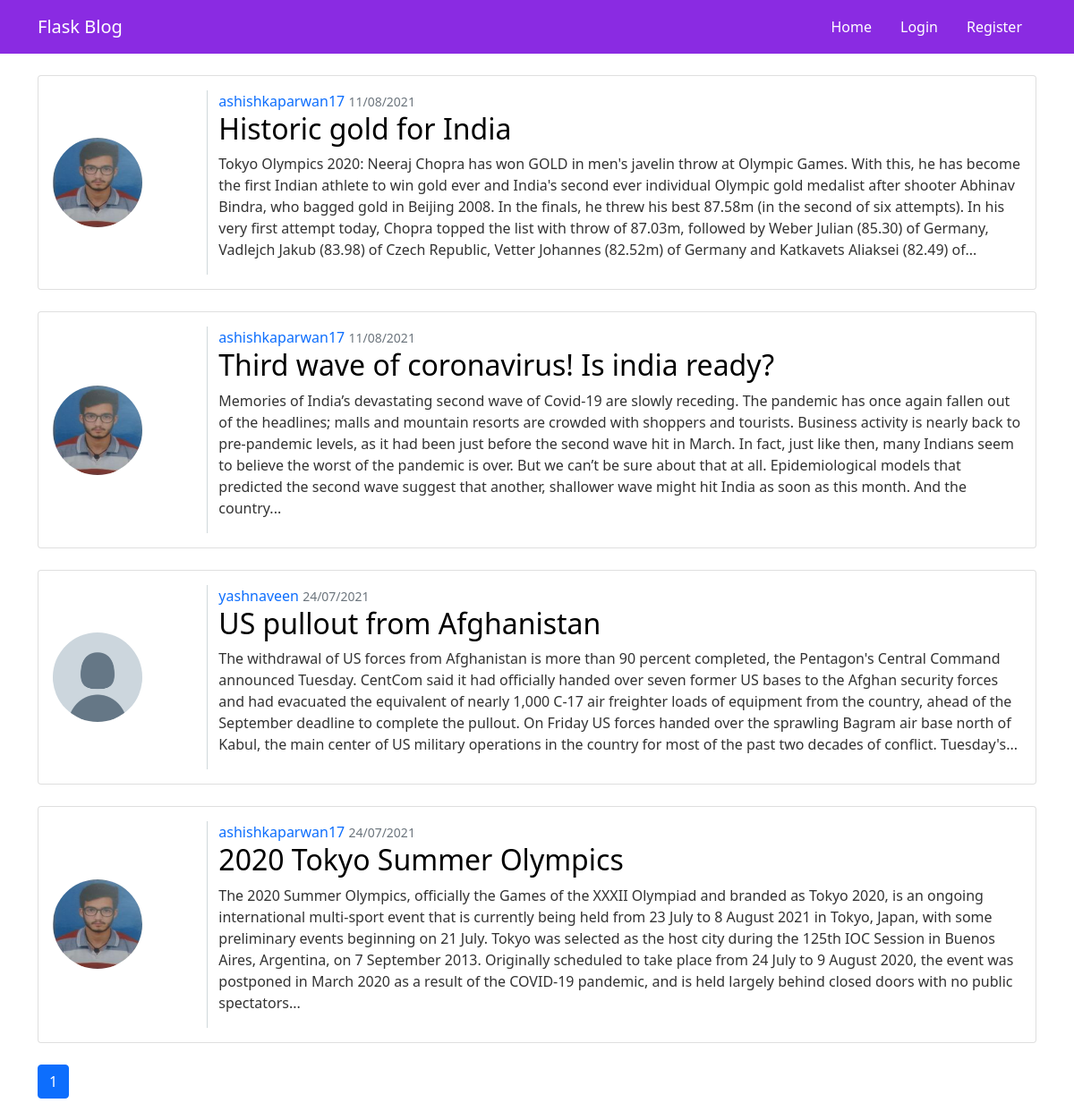
The page / on the database its author committed.
### flaskblog/models.py (models this page shows, shortened)
class Post(db.Model):
    id=db.Column(db.Integer,primary_key=True)
    title=db.Column(db.String(100),nullable=False)
    date_posted=db.Column(db.DateTime,nullable=False,default=datetime.utcnow)
    content=db.Column(db.Text, nullable=False)
    user_id=db.Column(db.Integer,db.ForeignKey('user.id'),nullable=False)

class User(db.Model, UserMixin):
    id=db.Column(db.Integer,primary_key=True)
    username=db.Column(db.String(20),unique=True,nullable=False)
    email=db.Column(db.String(120),unique=True,nullable=False)
    image_file=db.Column(db.String(20),nullable=False,default='default.jpeg')
    password=db.Column(db.String(60),nullable=False)
    posts=db.relationship('Post',backref='author',lazy=True)

### flaskblog/routes.py (the view)
@app.route('/home')
@app.route('/')
def home():
    page=request.args.get('page',1,type=int)
    posts=Post.query.order_by(Post.date_posted.desc()).paginate(page=page,per_page=5)
    return render_template('home.html',title='Home',posts=posts)

### flaskblog/templates/home.html
{% extends 'layout.html' %}
{% block body %}
{% for post in posts.items %}
<div class="card my-4">
    <div class="card-body">
        <div class="row">
            <div class="col-2">
                <img class='rounded-circle post-img' src="{{url_for('static',filename=post.author.image_file)}}">
            </div>
            <div class="col-10">
                <a href="{{url_for('user_posts',username=post.author.username)}}">{{ post.author.username }}</a>
                <small class="text-muted">{{ post.date_posted.strftime('%d/%m/%Y') }}</small>
                <a class="post-title" href="{{url_for('post',post_id=post.id)}}">
                    <h2>{{post.title}}</h2>
                </a>
                <p>{{post.content | truncate(600)}}</p>
            </div>
        </div>
    </div>
</div>
{% endfor %}
{% for page_num in posts.iter_pages(left_edge=1,right_edge=1,left_current=1,right_current=2) %}
{% if page_num %}
{% if posts.page==page_num %}
<a class="mb-4 btn btn-primary" href="{{url_for('home',page=page_num)}}">{{page_num}}</a>
{% else %}
<a class="mb-4 btn btn-outline-primary" href="{{url_for('home',page=page_num)}}">{{page_num}}</a>
{% endif %}
{% else %}
...
{% endif %}
{% endfor %}
{% endblock body %}

### flaskblog/static/style.css (style rules this page uses)
body { color: #333333; }
.card-body a { text-decoration: none; }
.post-img { height: 100px; width: 100px; }
.row { align-items: center; }
.col-10 { border-left: 1px solid #d0d8db; }
.post-title { color: #000000; }

### rows shown on the page
Post: image_file (picture), author.username "ashishkaparwan17", date_posted "11/08/2021", title "Historic gold for India", content "Tokyo Olympics 2020: Neeraj Chopra has won GOLD in men's javelin throw at Olympic Games. With this, he has become the first Indian athlete to win gold ever and India's second ever individual Olympic gold medalist after shooter Abhinav Bindra, who bagged gold in Beijing 2008. In the finals, he threw his best 87.58m (in the second of six attempts). In his very first attempt today, Chopra topped the list with throw of 87.03m, followed by Weber Julian (85.30) of Germany, Vadlejch Jakub (83.98) of Czech Republic, Vetter Johannes (82.52m) of Germany and Katkavets Aliaksei (82.49) of..."
Post: image_file (picture), author.username "ashishkaparwan17", date_posted "11/08/2021", title "Third wave of coronavirus! Is india ready?", content "Memories of India’s devastating second wave of Covid-19 are slowly receding. The pandemic has once again fallen out of the headlines; malls and mountain resorts are crowded with shoppers and tourists. Business activity is nearly back to pre-pandemic levels, as it had been just before the second wave hit in March. In fact, just like then, many Indians seem to believe the worst of the pandemic is over. But we can’t be sure about that at all. Epidemiological models that predicted the second wave suggest that another, shallower wave might hit India as soon as this month. And the country..."
Post: image_file (placeholder picture), author.username "yashnaveen", date_posted "24/07/2021", title "US pullout from Afghanistan", content "The withdrawal of US forces from Afghanistan is more than 90 percent completed, the Pentagon's Central Command announced Tuesday. CentCom said it had officially handed over seven former US bases to the Afghan security forces and had evacuated the equivalent of nearly 1,000 C-17 air freighter loads of equipment from the country, ahead of the September deadline to complete the pullout. On Friday US forces handed over the sprawling Bagram air base north of Kabul, the main center of US military operations in the country for most of the past two decades of conflict. Tuesday's..."
Post: image_file (picture), author.username "ashishkaparwan17", date_posted "24/07/2021", title "2020 Tokyo Summer Olympics", content "The 2020 Summer Olympics, officially the Games of the XXXII Olympiad and branded as Tokyo 2020, is an ongoing international multi-sport event that is currently being held from 23 July to 8 August 2021 in Tokyo, Japan, with some preliminary events beginning on 21 July. Tokyo was selected as the host city during the 125th IOC Session in Buenos Aires, Argentina, on 7 September 2013. Originally scheduled to take place from 24 July to 9 August 2020, the event was postponed in March 2020 as a result of the COVID-19 pandemic, and is held largely behind closed doors with no public spectators..."

### other values the page prints
{{ page_num }} "1"
